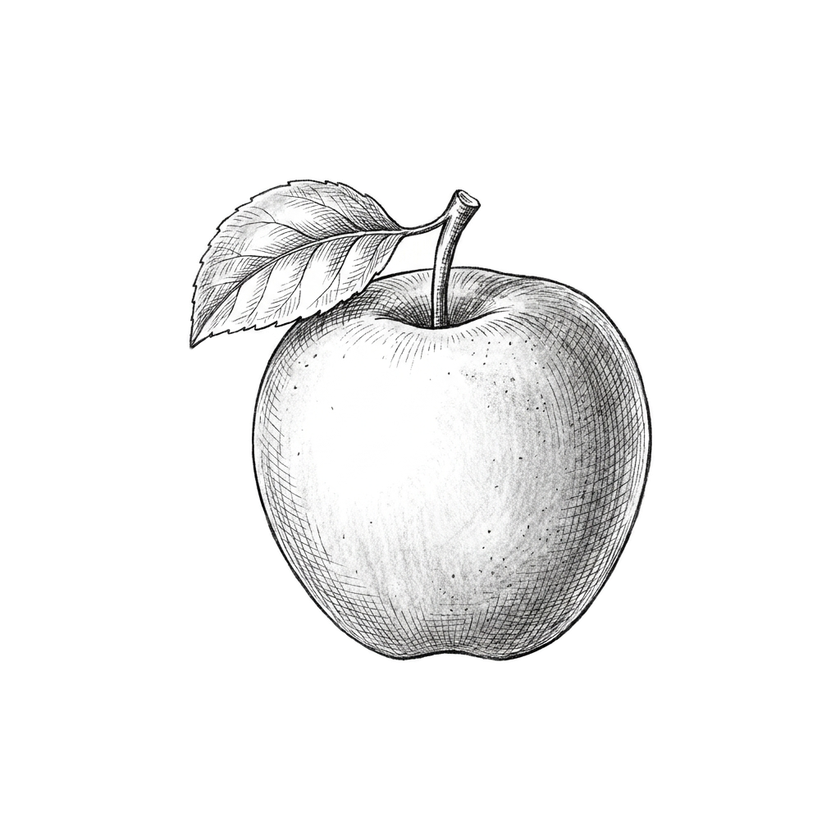
#> input picture images/apple.png, 840 x 840 px, shrunk from 1024 x 1024 before the run
$ python cutout.py ../images/apple.png out.png
#> lines starting #> are read from the running program, lines starting #| are printed output that depends on the picture; after the words box and inside, x2 and y2 are one past the last pixel; in counts of white or black regions, pixels touching at a corner belong together
"""Cut a picture out of its plain, flat background.

Works for line drawings on a single flat colour (no AI model needed):
  - finds the background colour from the image border
  - finds the drawn object, fills its inside so it stays solid, and drops stray specks
  - writes an RGBA PNG plus the object's bounding box for the video settings

Usage:
  python tools/cutout.py IN.png OUT.png [--mode keep|ink] [--ink #1d2440] [--paper #ffffff] [--gamma 1.12]

  keep: keep the original colours (for pages the same colour as the picture background)
  ink:  redraw the lines in --ink on --paper (for light pages)

Prints one JSON line: {"aspect": ..., "content": [left, top, right, bottom]}
"""
import argparse
import json

import cv2
import numpy as np
from PIL import Image


def hex_rgb(h):
    h = h.lstrip('#')
    return np.array([int(h[i:i + 2], 16) for i in (0, 2, 4)], dtype=np.float32)


def main():
    ap = argparse.ArgumentParser()
    ap.add_argument('src')
    ap.add_argument('dst')
    # soft: for clouds and haze. No solid outline; the shading itself sets the transparency.
    ap.add_argument('--mode', default='keep', choices=['keep', 'ink', 'soft'])
    ap.add_argument('--ink', default='#1d2440')
    ap.add_argument('--paper', default='#ffffff')
    ap.add_argument('--gamma', type=float, default=1.12, help='ink tone curve; below 1 brings out soft shading')
    a = ap.parse_args()

    rgb = np.asarray(Image.open(a.src).convert('RGB')).astype(np.float32)
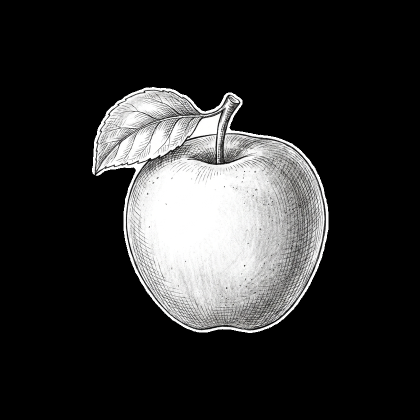
#> rgb: shape (840, 840, 3) float32 (shown at 1/2 size); mean R, G, B 46.6, 46.5, 46.4
    h, w, _ = rgb.shape
    b = max(4, int(min(h, w) * 0.01))
    border = np.concatenate([rgb[:b].reshape(-1, 3), rgb[-b:].reshape(-1, 3), rgb[:, :b].reshape(-1, 3), rgb[:, -b:].reshape(-1, 3)])
    bg = np.median(border, axis=0)
#> bg = [0, 0, 0]

    dist = np.linalg.norm(rgb - bg, axis=2)
    noise = np.percentile(np.linalg.norm(border - bg, axis=1), 99)
#> noise = 0
    lo = max(10.0, noise * 1.5)
#> lo = 10
    strength = np.clip((dist - lo) / 55.0, 0, 1)
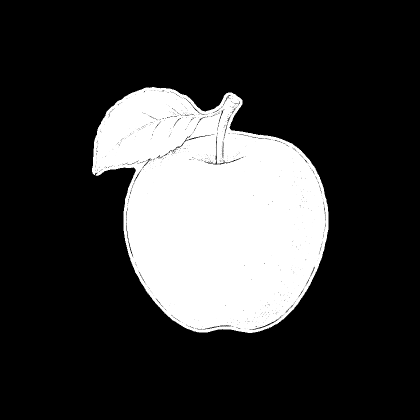
#> strength: shape (840, 840) float32 (shown at 1/2 size); min 0, max 1, mean 0.228

    if a.mode == 'soft':
        # Luminance difference from the paper, smoothed, becomes the ink's opacity.
        lum = rgb @ np.array([0.299, 0.587, 0.114], np.float32)
        # Paper tone measured locally (a wide max-filter ignores the strokes), so uneven paper isn't ink.
        k = max(15, int(min(h, w) * 0.06)) | 1
        paper = cv2.GaussianBlur(cv2.dilate(lum, cv2.getStructuringElement(cv2.MORPH_ELLIPSE, (k, k))), (0, 0), k / 3)
        diff = np.clip(paper - lum, 0, 255)
        diff = cv2.GaussianBlur(diff, (0, 0), 1.0)
        soft_lo = max(6.0, noise * 0.8)
        top = max(soft_lo + 1, np.percentile(diff, 99.7))
        alpha = np.clip((diff - soft_lo) / (top - soft_lo), 0, 1) ** a.gamma
        ink = hex_rgb(a.ink)
        rgba = np.dstack([np.broadcast_to(ink, rgb.shape), alpha * 255]).astype(np.uint8)
        rgba[alpha <= 0.002] = 0
        Image.fromarray(rgba, 'RGBA').save(a.dst, optimize=True)
        ys, xs = np.where(alpha > 0.08)
        content = [round(xs.min() / w, 4), round(ys.min() / h, 4), round((xs.max() + 1) / w, 4), round((ys.max() + 1) / h, 4)]
        print(json.dumps({'aspect': round(w / h, 5), 'content': content, 'background': [int(v) for v in bg], 'kept_parts': 1, 'dropped_parts': 0}))
        return

    # Solid silhouette of the drawn object.
    marks = (dist > lo).astype(np.uint8)
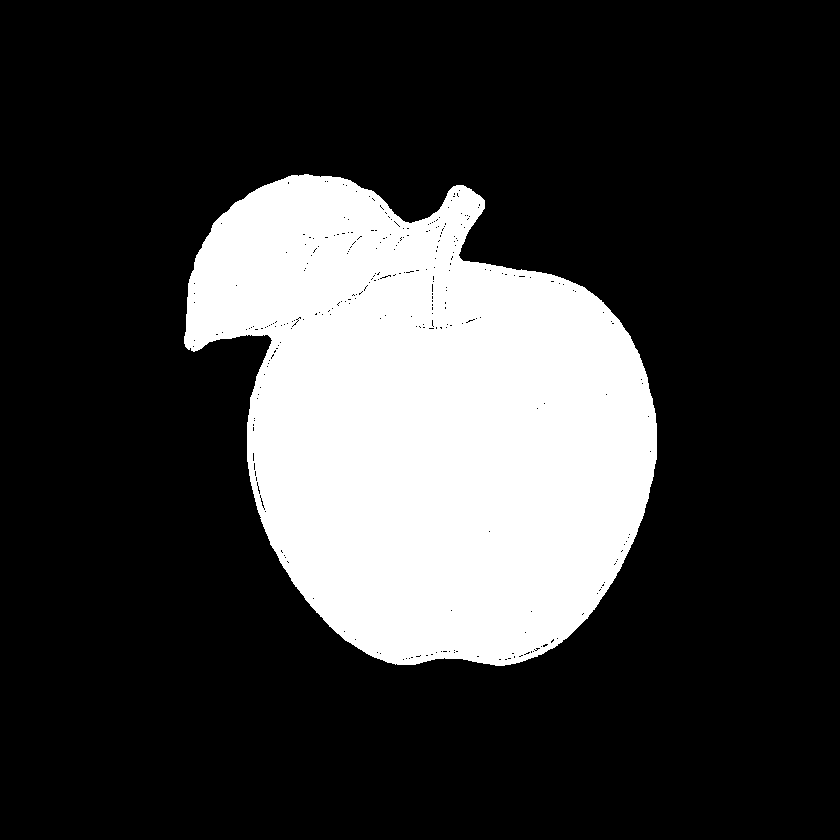
#> marks: shape (840, 840); values 0 (black) and 1 (white), 23% white; 1 white region, box (x1, y1, x2, y2) and area: (184, 174, 657, 666) 162116
    # Drop loose specks of background texture before joining strokes together.
    n0, lab0, st0, _ = cv2.connectedComponentsWithStats(marks, 8)
#> n0 = 2; st0 = [[0, 0, 840, 840, 543484], [184, 174, 473, 492, 162116]]
    big = np.zeros(n0, bool)
    big[1:] = st0[1:, cv2.CC_STAT_AREA] >= max(30, h * w * 0.00004)
    marks = big[lab0].astype(np.uint8)
    k = max(3, int(min(h, w) * 0.025)) | 1
    closed = cv2.morphologyEx(marks, cv2.MORPH_CLOSE, cv2.getStructuringElement(cv2.MORPH_ELLIPSE, (k, k)))
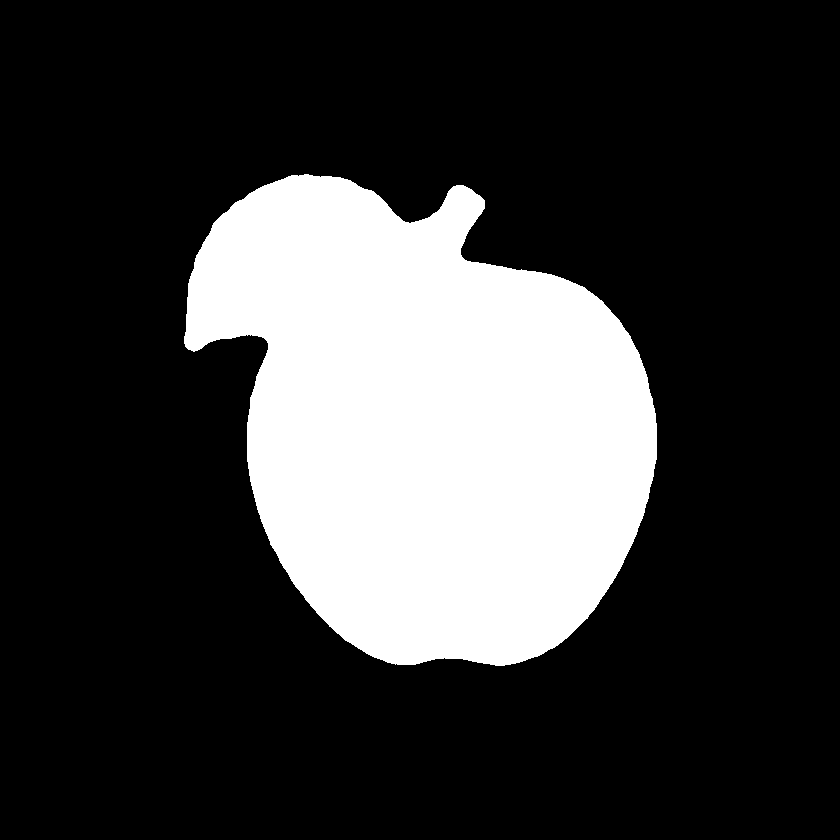
#> closed: shape (840, 840); values 0 (black) and 1 (white), 23.1% white; 1 white region, box (x1, y1, x2, y2) and area: (184, 174, 657, 666) 162825
    n, labels, stats, _ = cv2.connectedComponentsWithStats(closed, 8)
#> n = 2; stats = [[0, 0, 840, 840, 542775], [184, 174, 473, 492, 162825]]
    if n <= 1:
        raise SystemExit('No object found')
    areas = stats[1:, cv2.CC_STAT_AREA]
#> areas = [162825]
    keep = [i + 1 for i, ar in enumerate(areas) if ar >= areas.max() * 0.02]
#> keep = [1]
    solid = np.isin(labels, keep).astype(np.uint8)
    # Fill holes: everything not reachable from the border is inside the object.
    inv = (1 - solid).astype(np.uint8)
    ff = inv.copy()
    mask = np.zeros((h + 2, w + 2), np.uint8)
    cv2.floodFill(ff, mask, (0, 0), 2)
    solid = np.where(ff == 2, 0, 1).astype(np.uint8)
    # Smooth the outline: shave off small bumps, then grow back slightly so no stroke is clipped.
    ko = max(5, int(min(h, w) * 0.012)) | 1
    solid = cv2.morphologyEx(solid, cv2.MORPH_OPEN, cv2.getStructuringElement(cv2.MORPH_ELLIPSE, (ko, ko)))
#> solid: shape (840, 840); values 0 (black) and 1 (white), 23.1% white; 1 white region, box (x1, y1, x2, y2) and area: (184, 174, 657, 666) 162818
    solid = cv2.dilate(solid, cv2.getStructuringElement(cv2.MORPH_ELLIPSE, (5, 5)))
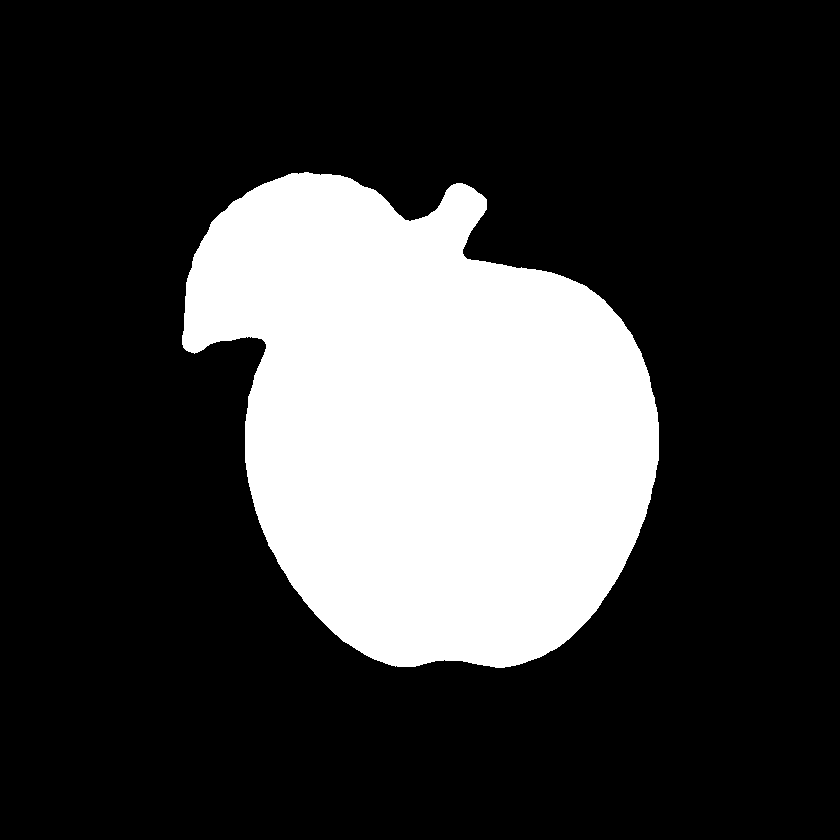
#> solid: shape (840, 840); values 0 (black) and 1 (white), 23.6% white; 1 white region, box (x1, y1, x2, y2) and area: (182, 172, 659, 668) 166353
    alpha = cv2.GaussianBlur(solid.astype(np.float32), (0, 0), 1.2)
    alpha = np.clip(alpha, 0, 1)

    if a.mode == 'keep':
        out_rgb = rgb
    else:
        ink, paper = hex_rgb(a.ink), hex_rgb(a.paper)
        # Map the drawing's tones onto ink without flattening bright areas into solid ink:
        # scale to the object's own brightest strokes and keep some paper showing through.
        inside = solid.astype(bool)
        top = np.percentile(dist[inside], 99.5) if inside.any() else 255.0
        tone = np.clip((dist - lo) / max(1.0, top - lo), 0, 1) ** a.gamma * 0.93
        s = tone[..., None]
        out_rgb = paper * (1 - s) + ink * s

    rgba = np.dstack([np.clip(out_rgb, 0, 255), alpha * 255]).astype(np.uint8)
    rgba[alpha <= 0.002] = 0  # fully clear pixels carry no colour, so files stay small
    Image.fromarray(rgba, 'RGBA').save(a.dst, optimize=True)

    ys, xs = np.where(alpha > 0.5)
    content = [round(xs.min() / w, 4), round(ys.min() / h, 4), round((xs.max() + 1) / w, 4), round((ys.max() + 1) / h, 4)]
#> content = [0.217, 0.205, 0.784, 0.795]
    print(json.dumps({'aspect': round(w / h, 5), 'content': content, 'background': [int(v) for v in bg], 'kept_parts': len(keep), 'dropped_parts': int(n - 1 - len(keep))}))
#| {"aspect": 1.0, "content": [0.2167, 0.2048, 0.7845, 0.7952], "background": [0, 0, 0], "kept_parts": 1, "dropped_parts": 0}


if __name__ == '__main__':
    main()

$ run again, on images/bone.png
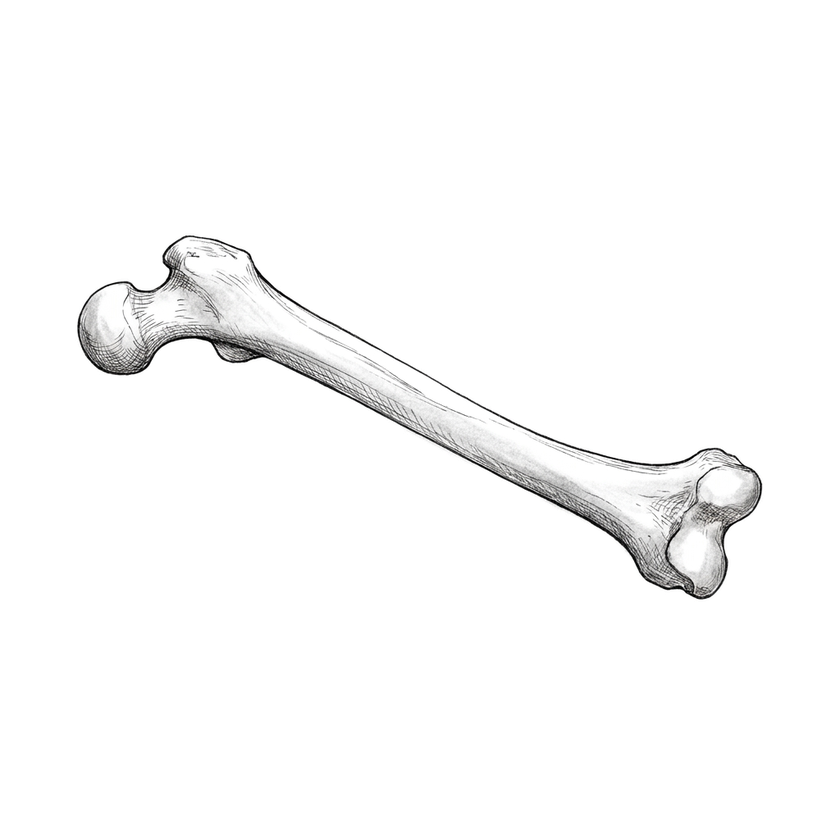
#> input picture images/bone.png, 840 x 840 px, shrunk from 1024 x 1024 before the run
#> bg = [0, 0, 0]
#> noise = 0
#> lo = 10
#> in main, `marks = (dist > lo).astype(np.uint8)`:
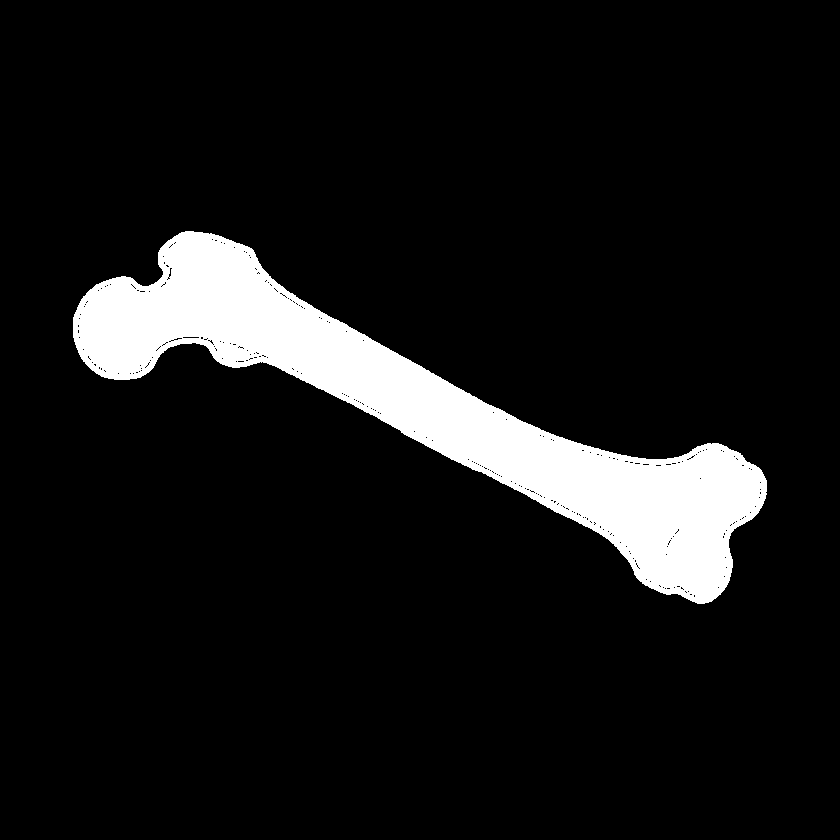
#> marks: shape (840, 840); values 0 (black) and 1 (white), 9.1% white; 1 white region, box (x1, y1, x2, y2) and area: (73, 231, 767, 604) 64075
#> n0 = 2; st0 = [[0, 0, 840, 840, 641525], [73, 231, 694, 373, 64075]]
#> closed: shape (840, 840); values 0 (black) and 1 (white), 9.2% white; 1 white region, box (x1, y1, x2, y2) and area: (73, 231, 767, 604) 64639
#> n = 2; stats = [[0, 0, 840, 840, 640961], [73, 231, 694, 373, 64639]]
#> areas = [64639]
#> keep = [1]
#> in main, `solid = cv2.dilate(solid, cv2.getStructuringElement(cv2.MORPH_ELLIPSE,..`:
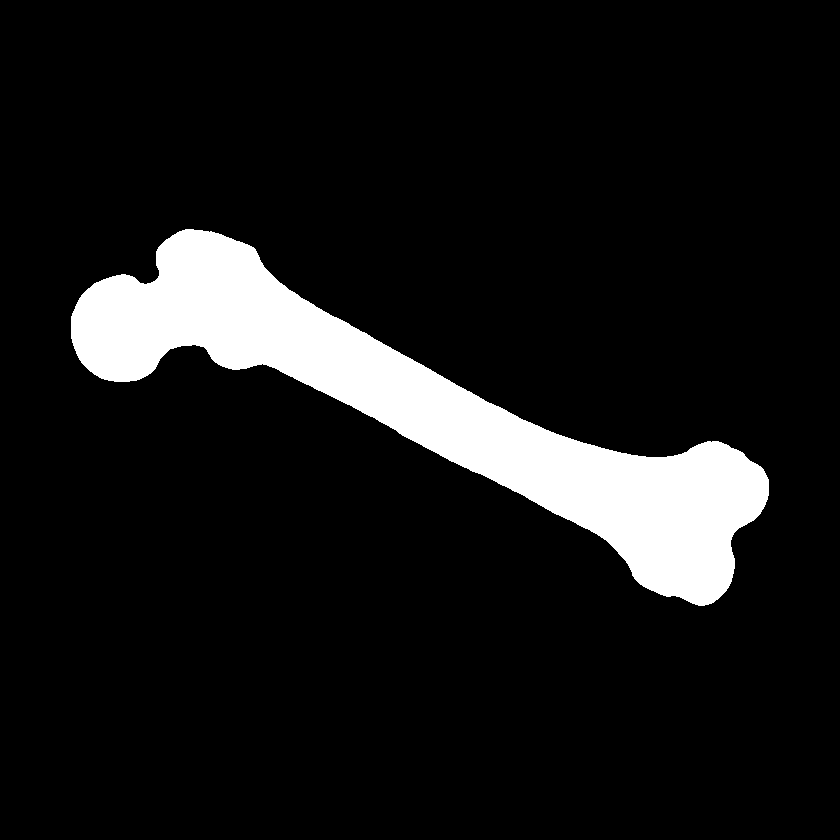
#> solid: shape (840, 840); values 0 (black) and 1 (white), 9.6% white; 1 white region, box (x1, y1, x2, y2) and area: (71, 229, 769, 606) 68077
#> content = [0.0845, 0.273, 0.915, 0.721]
#| {"aspect": 1.0, "content": [0.0845, 0.2726, 0.9155, 0.7214], "background": [0, 0, 0], "kept_parts": 1, "dropped_parts": 0}
